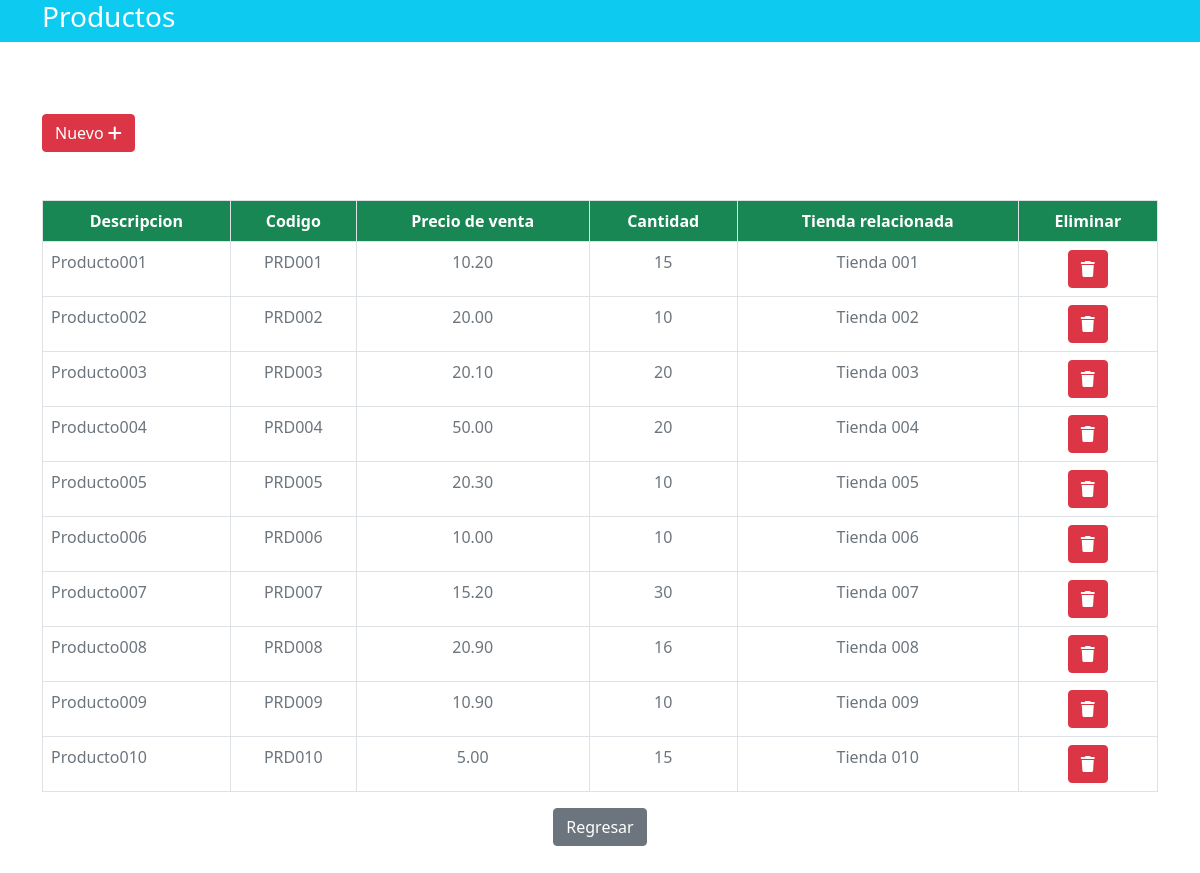
The app's page /gestionTienda/Productos with its own data.
### gestionTienda/models.py (models this page shows)
class Producto(models.Model):
    descripcionProducto = models.CharField(max_length=32, blank = True, null = True)
    codigoProducto = models.CharField(max_length=32, blank = True, null = True)
    precioProducto = models.CharField(max_length=32, blank = True, null = True)
    cantidadProducto = models.CharField(max_length=32, blank = True, null = True)
    tiendaProducto = models.ForeignKey(Tienda,on_delete=models.SET_NULL,blank=True,null=True)

class Tienda(models.Model):
    direccionTienda = models.CharField(max_length=32, blank = True, null = True)
    provinciaTienda = models.CharField(max_length=32, blank = True, null = True)
    regionTienda = models.CharField(max_length=32, blank = True, null = True)
    fechaTienda = models.CharField(max_length=32, blank = True, null = True)
    telefonoTienda = models.CharField(max_length=32, blank = True, null = True)

### gestionTienda/views.py (the view, shortened to what this page needs)
# urls.py: path('Productos', views.productos, name='productos'),
def productos(request):
    return render(request,'Producto.html',{
        'productosTotales':Producto.objects.all().order_by('id'),
        'tiendaTotales':Tienda.objects.all().order_by('id')
    })

### gestionTienda/templates/Producto.html (shortened to what this page needs)
{% load static %}
<!DOCTYPE html>
<html>
    <head>
        <link href="https://cdn.jsdelivr.net/npm/bootstrap@5.0.2/dist/css/bootstrap.min.css" rel="stylesheet">
        <link rel="stylesheet" href="https://cdnjs.cloudflare.com/ajax/libs/font-awesome/6.3.0/css/all.min.css" />
    </head>
    <body>
        <div class="bg-info">
            <div class="container">
                <div class="row">
                    <div class="col-4 text-white">
                        <div class="row">
                            <div class="col-15">
                                <h3>Productos</h3>
                            </div>
                        </div>
                    </div>
                </div>
            </div>
        </div>
        <br>
        <div class="container mt-5">
            <div class="row justify-content-between">
                <div class="col-2">
                    <button class="btn btn-danger" data-bs-toggle="modal" data-bs-target="#nuevoProducto">Nuevo <i class="fa-solid fa-plus"></i></button>
                </div>
            </div>
        </div>
        <div class="mt-5 container">
            <div class="row justify-content-center">
                <div class="col-15">
                    <table class="table table-bordered bg-success text-white">
                        <thead class="text-center">
                            <th>Descripcion</th>
                            <th>Codigo</th>
                            <th>Precio de venta</th>
                            <th>Cantidad</th>
                            <th>Tienda relacionada</th>
                            <th>Eliminar</th>
                        </thead>
                        <tbody class="bg-white text-secondary">
                            {% for producto in productosTotales%}
                            <tr>
                                <td>{{ producto.descripcionProducto }}</td>
                                <td class="text-center">{{ producto.codigoProducto }}</td>
                                <td class="text-center">{{ producto.precioProducto }}</td>
                                <td class="text-center">{{ producto.cantidadProducto }}</td>
                                {% if producto.tiendaProducto is None %}
                                    <td></td>
                                {% else %}
                                    <td class="text-center">{{ producto.tiendaProducto.direccionTienda  }}</td>
                                {% endif %}
                                <td class="text-center"><a class="btn btn-danger" href="{% url 'gestionTienda:eliminarProducto' producto.id %}"><i class="fa-solid fa-trash"></i></a></td>
                            </tr>
                            {% endfor %}
                        </tbody>
                    </table>
                    <div class="text-center">
                        <a class="btn btn-secondary" href="{% url 'gestionTienda:ingresoPanel' %}">Regresar</a>
                    </div>
                    <br>
                    <br>
                    <br>
                </div>
            </div>
        </div>
    </body>
</html>

### records on screen
Producto: descripcionProducto "Producto001", codigoProducto "PRD001", precioProducto "10.20", cantidadProducto "15", tiendaProducto.direccionTienda "Tienda 001"
Producto: descripcionProducto "Producto002", codigoProducto "PRD002", precioProducto "20.00", cantidadProducto "10", tiendaProducto.direccionTienda "Tienda 002"
Producto: descripcionProducto "Producto003", codigoProducto "PRD003", precioProducto "20.10", cantidadProducto "20", tiendaProducto.direccionTienda "Tienda 003"
Producto: descripcionProducto "Producto004", codigoProducto "PRD004", precioProducto "50.00", cantidadProducto "20", tiendaProducto.direccionTienda "Tienda 004"
Producto: descripcionProducto "Producto005", codigoProducto "PRD005", precioProducto "20.30", cantidadProducto "10", tiendaProducto.direccionTienda "Tienda 005"
Producto: descripcionProducto "Producto006", codigoProducto "PRD006", precioProducto "10.00", cantidadProducto "10", tiendaProducto.direccionTienda "Tienda 006"
Producto: descripcionProducto "Producto007", codigoProducto "PRD007", precioProducto "15.20", cantidadProducto "30", tiendaProducto.direccionTienda "Tienda 007"
Producto: descripcionProducto "Producto008", codigoProducto "PRD008", precioProducto "20.90", cantidadProducto "16", tiendaProducto.direccionTienda "Tienda 008"
Producto: descripcionProducto "Producto009", codigoProducto "PRD009", precioProducto "10.90", cantidadProducto "10", tiendaProducto.direccionTienda "Tienda 009"
Producto: descripcionProducto "Producto010", codigoProducto "PRD010", precioProducto "5.00", cantidadProducto "15", tiendaProducto.direccionTienda "Tienda 010"
